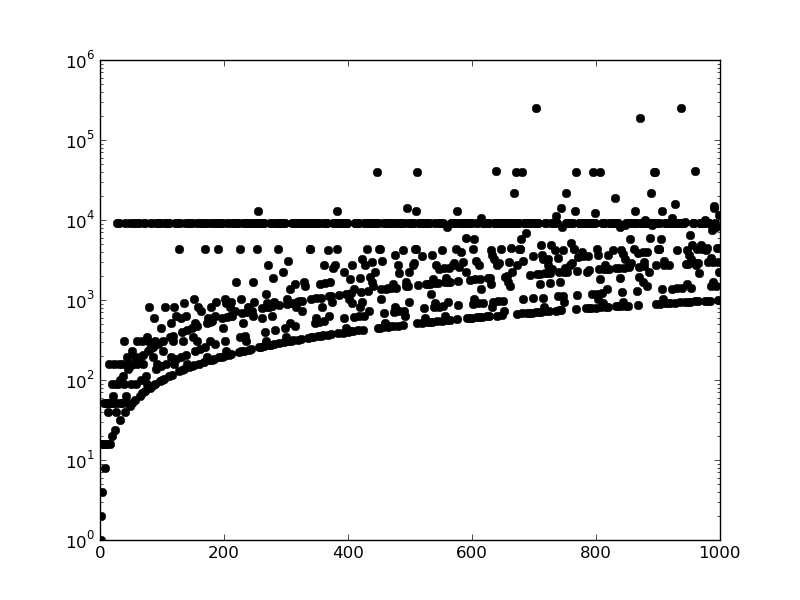

This chart was generated by the following Python code:
"""
 This could be optimised by memoizing result (i.e. maximum of a sequence)
 for each number of each sequence. Sequences often share some numbers.
"""

import matplotlib.pyplot as plt

def collatz_max(n):
    m = n # m is max
    while n != 1:
        m = max(m,n)

        if n % 2 == 0:
            n = n // 2
        else:
            n = 3*n + 1

    return m

interval = range(1,1000)
values = list(map(collatz_max, interval))

plt.yscale('log')
plt.plot(interval, values, 'ko')
plt.savefig('collatz_max.png')

